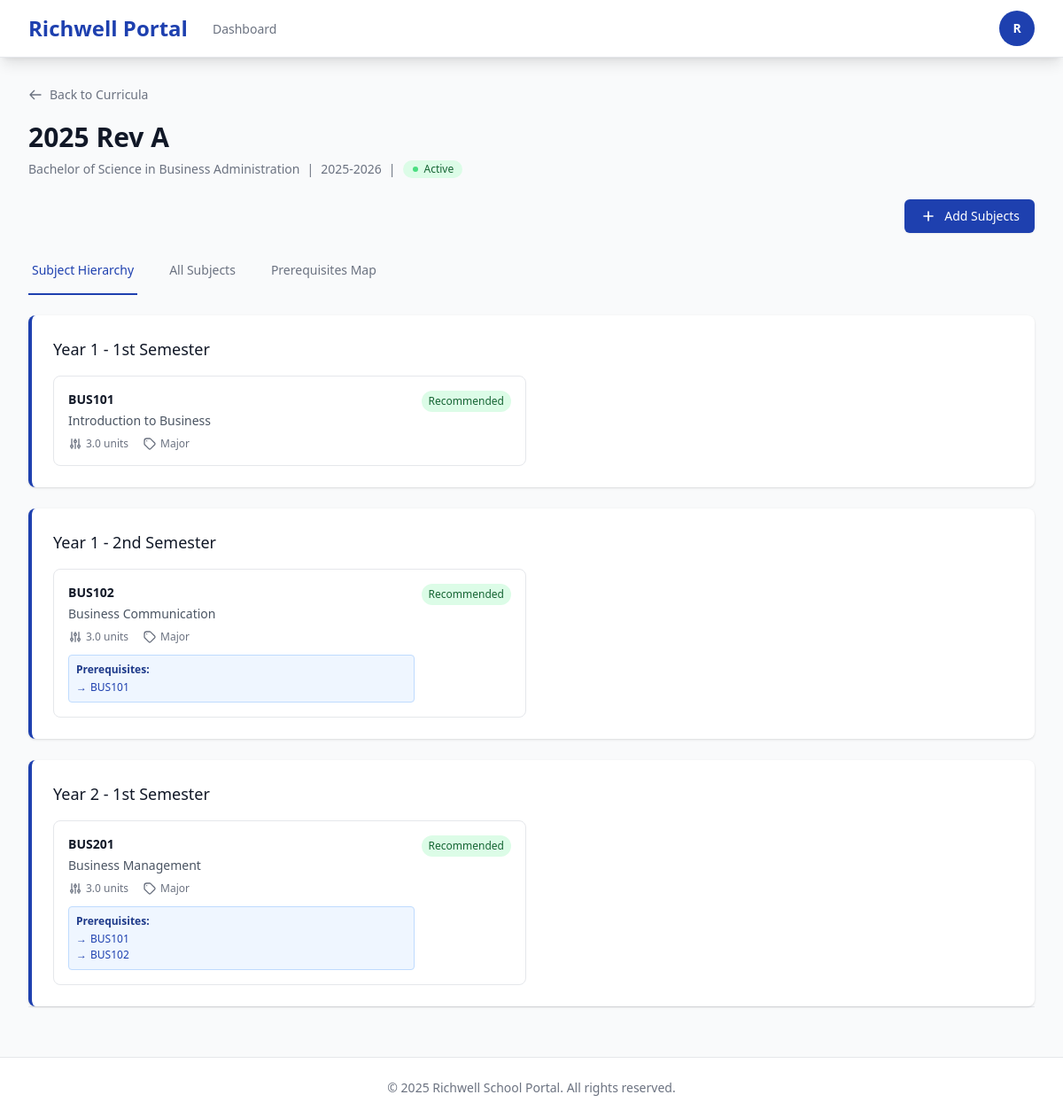
/registrar/academics/curricula/7/ (signed in), run on the app's committed database.
### users/models.py (models this page shows, shortened)
class User(AbstractUser):
    ROLE_CHOICES = [
        ('student', 'Student'),
        ('professor', 'Professor'),
        ('registrar', 'Registrar'),
        ('dean', 'Dean'),
        ('admission', 'Admission'),
        ('admin', 'Admin'),
    ]
    role = models.CharField(max_length=20, choices=ROLE_CHOICES)
    created_at = models.DateTimeField(auto_now_add=True)

### academics/models.py (models this page shows, shortened)
class Curriculum(models.Model):
    program = models.ForeignKey(Program, on_delete=models.CASCADE, related_name='curricula')
    version = models.CharField(max_length=50)
    effective_sy = models.CharField(max_length=20)
    active = models.BooleanField(default=True)
    created_at = models.DateTimeField(auto_now_add=True)

class Program(models.Model):
    LEVEL_CHOICES = [
        ('SHS', 'Senior High School'),
        ('College', 'College'),
        ('Bachelor', 'Bachelor'),
        ('Masteral', 'Masteral'),
    ]
    name = models.CharField(max_length=255)
    level = models.CharField(max_length=20, choices=LEVEL_CHOICES)
    passing_grade = models.DecimalField(max_digits=3, decimal_places=2, default=3.00)
    created_at = models.DateTimeField(auto_now_add=True)

class CurriculumSubject(models.Model):
    curriculum = models.ForeignKey(Curriculum, on_delete=models.CASCADE)
    subject = models.ForeignKey(Subject, on_delete=models.CASCADE)
    year_level = models.PositiveIntegerField()
    term_no = models.PositiveIntegerField()
    is_recommended = models.BooleanField(default=True)
    created_at = models.DateTimeField(auto_now_add=True)

class Subject(models.Model):
    TYPE_CHOICES = [('major', 'Major'), ('minor', 'Minor')]
    program = models.ForeignKey(Program, on_delete=models.CASCADE)
    code = models.CharField(max_length=50, unique=True)
    title = models.CharField(max_length=255)
    description = models.TextField(blank=True)
    units = models.DecimalField(max_digits=3, decimal_places=1)
    type = models.CharField(max_length=10, choices=TYPE_CHOICES, default='minor')
    recommended_year = models.PositiveIntegerField(null=True, blank=True)
    recommended_sem = models.PositiveIntegerField(null=True, blank=True)
    active = models.BooleanField(default=True)
    archived = models.BooleanField(default=False)
    created_at = models.DateTimeField(auto_now_add=True)

class Prereq(models.Model):
    subject = models.ForeignKey(Subject, on_delete=models.CASCADE, related_name='subject_prereqs')
    prereq_subject = models.ForeignKey(Subject, on_delete=models.CASCADE, related_name='is_prerequisite_of')

### academics/views.py (the view)
# urls.py: path('curricula/<int:pk>/', views.curriculum_detail, name='curriculum_detail'),
@role_required('registrar')
def curriculum_detail(request, pk):
    curriculum = get_object_or_404(Curriculum.objects.select_related('program'), pk=pk)
    curriculum_subjects = CurriculumSubject.objects.filter(
        curriculum=curriculum
    ).select_related('subject').prefetch_related('subject__subject_prereqs__prereq_subject').order_by('year_level', 'term_no')
    hierarchy = {}
    for cs in curriculum_subjects:
        year_key = f"Year {cs.year_level}"
        if cs.term_no == 1:
            sem_key = "1st Semester"
        elif cs.term_no == 2:
            sem_key = "2nd Semester"
        else:
            sem_key = "Summer"
        term_key = f"{year_key} - {sem_key}"
        if term_key not in hierarchy:
            hierarchy[term_key] = {
                'year_level': cs.year_level,
                'term_no': cs.term_no,
                'subjects': []
            }
        hierarchy[term_key]['subjects'].append(cs)
    prerequisite_map = {}
    for cs in curriculum_subjects:
        subject = cs.subject
        prereqs = subject.subject_prereqs.all()
        if prereqs:
            prerequisite_map[subject.id] = {
                'subject': subject,
                'prerequisites': [p.prereq_subject for p in prereqs]
            }
    return render(request, 'registrar/academics/curriculum_detail.html', {
        'curriculum': curriculum,
        'curriculum_subjects': curriculum_subjects,
        'hierarchy': hierarchy,
        'prerequisite_map': prerequisite_map
    })

### templates/registrar/academics/curriculum_detail.html (shortened to what this page needs)
{% extends 'base.html' %}
{% block content %}
<div class="mb-6">
    <div class="mb-4">
        <a href="{% url 'academics:index' %}?tab=curricula" class="inline-flex items-center text-sm text-gray-500 hover:text-gray-700">
            <svg class="mr-2 h-4 w-4" fill="none" viewBox="0 0 24 24" stroke="currentColor">
                <path stroke-linecap="round" stroke-linejoin="round" stroke-width="2" d="M10 19l-7-7m0 0l7-7m-7 7h18" />
            </svg>
            Back to Curricula
        </a>
    </div>
    <div class="md:flex md:items-center md:justify-between">
        <div class="flex-1 min-w-0">
            <h1 class="text-3xl font-bold text-gray-900">{{ curriculum.version }}</h1>
            <div class="mt-2 flex items-center text-sm text-gray-500">
                <span class="font-medium">{{ curriculum.program.name }}</span>
                <span class="mx-2">|</span>
                <span>{{ curriculum.effective_sy }}</span>
                <span class="mx-2">|</span>
                {% if curriculum.active %}
                <span class="inline-flex items-center px-2.5 py-0.5 rounded-full text-xs font-medium bg-green-100 text-green-800">
                    <svg class="mr-1.5 h-2 w-2 text-green-400" fill="currentColor" viewBox="0 0 8 8">
                        <circle cx="4" cy="4" r="3" />
                    </svg>
                    Active
                </span>
                {% else %}
                <span class="inline-flex items-center px-2.5 py-0.5 rounded-full text-xs font-medium bg-gray-100 text-gray-800">
                    Inactive
                </span>
                {% endif %}
            </div>
        </div>
    </div>
</div>
<div class="mb-4 flex justify-end">
    <button hx-get="{% url 'academics:curriculum_add_subjects' curriculum.id %}"
            hx-target="#modal-container"
            hx-swap="innerHTML"
            class="inline-flex items-center px-4 py-2 border border-transparent rounded-md shadow-sm text-sm font-medium text-white bg-primary hover:bg-blue-700 focus:outline-none focus:ring-2 focus:ring-offset-2 focus:ring-primary">
        <svg class="mr-2 h-5 w-5" fill="none" viewBox="0 0 24 24" stroke="currentColor">
            <path stroke-linecap="round" stroke-linejoin="round" stroke-width="2" d="M12 6v6m0 0v6m0-6h6m-6 0H6"/>
        </svg>
        Add Subjects
    </button>
</div>
<div class="border-b border-gray-200 mb-6" x-data="{ activeTab: 'hierarchy' }">
    <nav class="-mb-px flex space-x-8" aria-label="Tabs">
        <a @click.prevent="activeTab = 'hierarchy'"
           :class="activeTab === 'hierarchy' ? 'border-primary text-primary' : 'border-transparent text-gray-500 hover:text-gray-700 hover:border-gray-300'"
           class="whitespace-nowrap py-4 px-1 border-b-2 font-medium text-sm cursor-pointer">
            Subject Hierarchy
        </a>
        <a @click.prevent="activeTab = 'subjects'"
           :class="activeTab === 'subjects' ? 'border-primary text-primary' : 'border-transparent text-gray-500 hover:text-gray-700 hover:border-gray-300'"
           class="whitespace-nowrap py-4 px-1 border-b-2 font-medium text-sm cursor-pointer">
            All Subjects
        </a>
        <a @click.prevent="activeTab = 'prerequisites'"
           :class="activeTab === 'prerequisites' ? 'border-primary text-primary' : 'border-transparent text-gray-500 hover:text-gray-700 hover:border-gray-300'"
           class="whitespace-nowrap py-4 px-1 border-b-2 font-medium text-sm cursor-pointer">
            Prerequisites Map
        </a>
    </nav>
    <div x-show="activeTab === 'hierarchy'" class="mt-6" style="display: none;">
        {% if hierarchy %}
        <div class="space-y-6">
            {% for term_key, term_data in hierarchy.items %}
            <div class="bg-white shadow rounded-lg p-6 border-l-4 border-primary">
                <h3 class="text-lg font-medium text-gray-900 mb-4">
                    {{ term_key }}
                </h3>
                <div class="grid grid-cols-1 md:grid-cols-2 gap-4">
                    {% for cs in term_data.subjects %}
                    <div class="border border-gray-200 rounded-lg p-4 hover:bg-gray-50">
                        <div class="flex justify-between items-start">
                            <div class="flex-1">
                                <h4 class="text-sm font-semibold text-gray-900">{{ cs.subject.code }}</h4>
                                <p class="text-sm text-gray-600 mt-1">{{ cs.subject.title }}</p>
                                <div class="mt-2 flex items-center space-x-4 text-xs text-gray-500">
                                    <span class="flex items-center">
                                        <svg class="mr-1 h-4 w-4" fill="none" viewBox="0 0 24 24" stroke="currentColor">
                                            <path stroke-linecap="round" stroke-linejoin="round" stroke-width="2" d="M12 6V4m0 2a2 2 0 100 4m0-4a2 2 0 110 4m-6 8a2 2 0 100-4m0 4a2 2 0 110-4m0 4v2m0-6V4m6 6v10m6-2a2 2 0 100-4m0 4a2 2 0 110-4m0 4v2m0-6V4"/>
                                        </svg>
                                        {{ cs.subject.units }} units
                                    </span>
                                    <span class="flex items-center">
                                        <svg class="mr-1 h-4 w-4" fill="none" viewBox="0 0 24 24" stroke="currentColor">
                                            <path stroke-linecap="round" stroke-linejoin="round" stroke-width="2" d="M7 7h.01M7 3h5c.512 0 1.024.195 1.414.586l7 7a2 2 0 010 2.828l-7 7a2 2 0 01-2.828 0l-7-7A1.994 1.994 0 013 12V7a4 4 0 014-4z"/>
                                        </svg>
                                        {{ cs.subject.get_type_display }}
                                    </span>
                                </div>
                                {% if cs.subject.subject_prereqs.exists %}
                                <div class="mt-3 p-2 bg-blue-50 rounded border border-blue-200">
                                    <p class="text-xs font-semibold text-blue-900 mb-1">Prerequisites:</p>
                                    <ul class="text-xs text-blue-800 space-y-0.5">
                                        {% for prereq in cs.subject.subject_prereqs.all %}
                                        <li class="flex items-center">
                                            <span class="inline-block mr-1">→</span>
                                            {{ prereq.prereq_subject.code }}
                                        </li>
                                        {% endfor %}
                                    </ul>
                                </div>
                                {% endif %}
                            </div>
                            {% if cs.is_recommended %}
                            <span class="inline-flex items-center px-2 py-1 rounded-full text-xs font-medium bg-green-100 text-green-800 ml-2">
                                Recommended
                            </span>
                            {% endif %}
                        </div>
                    </div>
                    {% endfor %}
                </div>
            </div>
            {% endfor %}
        </div>
        {% endif %}
    </div>
</div>
{% endblock %}

### templates/base.html (shortened to what this page needs)
<!DOCTYPE html>
<html lang="en">
<head>
    <script src="https://cdn.tailwindcss.com"></script>
</head>
<body class="bg-gray-50 min-h-screen">
    {% if user.is_authenticated %}
    <nav class="bg-white shadow-lg border-b border-gray-200" x-data="{ open: false }">
        <div class="max-w-7xl mx-auto px-4 sm:px-6 lg:px-8">
            <div class="flex justify-between h-16">
                <div class="flex">
                    <div class="flex-shrink-0 flex items-center">
                        <a href="{% url 'dashboard' %}" class="text-2xl font-bold text-primary">
                            Richwell Portal
                        </a>
                    </div>
                    <div class="hidden sm:ml-6 sm:flex sm:space-x-8">
                        <a href="{% url 'dashboard' %}"
                           class="{% if request.resolver_match.url_name == 'dashboard' %}border-primary text-gray-900{% else %}border-transparent text-gray-500 hover:border-gray-300 hover:text-gray-700{% endif %} inline-flex items-center px-1 pt-1 border-b-2 text-sm font-medium">
                            Dashboard
                        </a>
                    </div>
                </div>
                <div class="hidden sm:ml-6 sm:flex sm:items-center">
                    <div class="relative" x-data="{ userMenu: false }">
                        <button @click="userMenu = !userMenu"
                                type="button"
                                class="bg-white flex text-sm rounded-full focus:outline-none focus:ring-2 focus:ring-offset-2 focus:ring-primary">
                            <div class="h-10 w-10 rounded-full bg-primary flex items-center justify-center text-white font-semibold">
                                {{ user.username|slice:":1"|upper }}
                            </div>
                        </button>
                    </div>
                </div>
            </div>
        </div>
    </nav>
    {% endif %}
    <main class="max-w-7xl mx-auto px-4 sm:px-6 lg:px-8 py-8">
        {% block content %}{% endblock %}
    </main>
    <footer class="bg-white border-t border-gray-200 mt-auto">
        <div class="max-w-7xl mx-auto py-6 px-4 sm:px-6 lg:px-8">
            <p class="text-center text-sm text-gray-500">
                &copy; 2025 Richwell School Portal. All rights reserved.
            </p>
        </div>
    </footer>
</body>
</html>

### data on the page
User: username "R"
Curriculum: version "2025 Rev A", program.name "Bachelor of Science in Business Administration", effective_sy "2025-2026"
CurriculumSubject: subject.code "BUS101", subject "Introduction to Business", subject.units "3.0", subject.type "Major", is_recommended "Recommended"
CurriculumSubject: subject.code "BUS102", subject "Business Communication", subject.units "3.0", subject.type "Major", is_recommended "Recommended"
Prereq: prereq_subject.code "BUS101"
CurriculumSubject: subject.code "BUS201", subject "Business Management", subject.units "3.0", subject.type "Major", is_recommended "Recommended"
Prereq: prereq_subject.code "BUS101"
Prereq: prereq_subject.code "BUS102"

### other printed values
{{ term_key }} "Year 1 - 1st Semester" "Year 1 - 2nd Semester" "Year 2 - 1st Semester"
